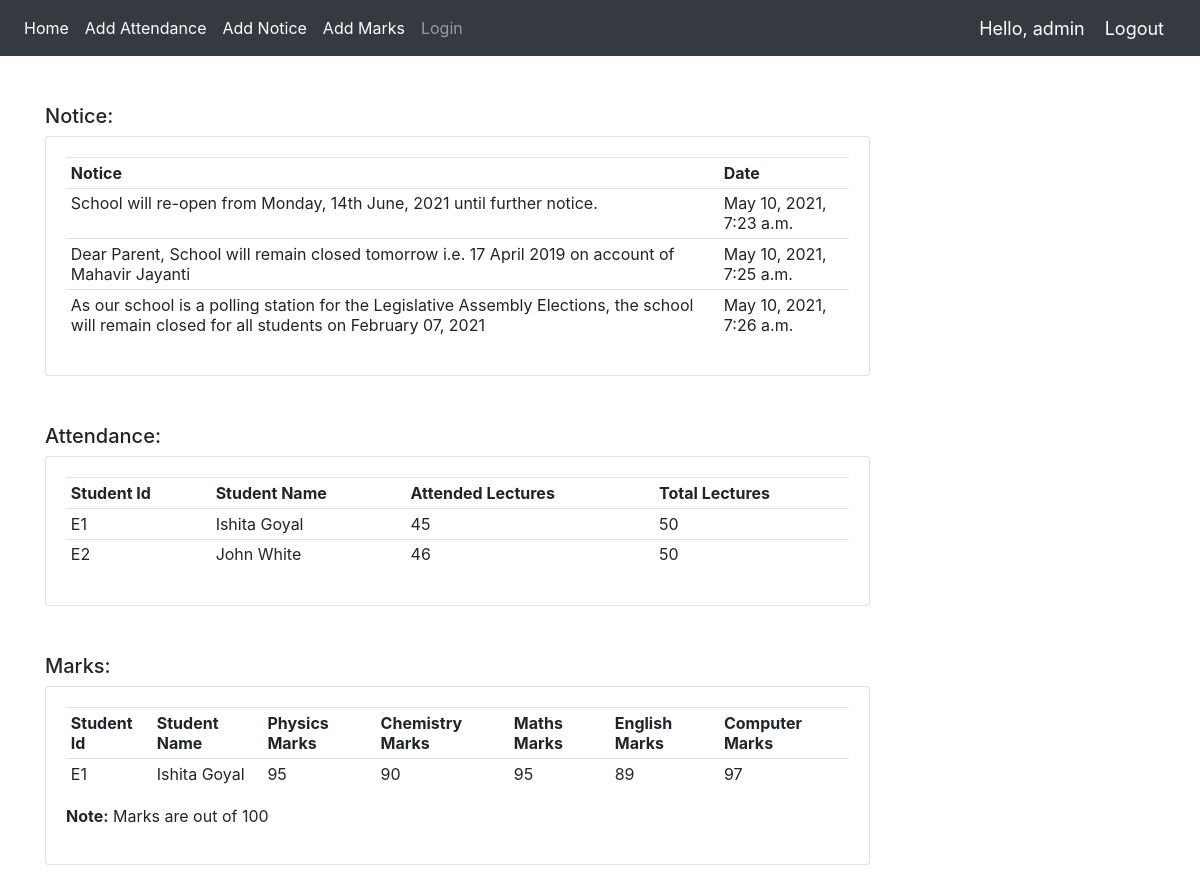
The app's page / (signed in) with its own data.
### app/models.py (models this page shows, shortened)
class Notice(models.Model):
    Message = models.CharField(max_length=200,null=True)
    date_created = models.DateTimeField(auto_now_add=True)

class Attendance(models.Model):
    StudentName = models.CharField(max_length=200,null=True)
    StudentId  = models.CharField(max_length=50,null=True)
    LecturesAttended = models.IntegerField(null=True)
    TotalLectures  = models.IntegerField(null=True)

class Marks(models.Model):
    StudentName = models.CharField(max_length=200,null=True)
    StudentId  = models.CharField(max_length=50,null=True)
    PhysicsMarks = models.IntegerField(null=True)
    ChemistryMarks  = models.IntegerField(null=True)
    MathsMarks  = models.IntegerField(null=True)
    EnglishMarks  = models.IntegerField(null=True)
    ComputerMarks  = models.IntegerField(null=True)

### app/views.py (the view)
# urls.py: 2. Add a URL to urlpatterns:  path('', views.home, name='home')
def home(request):
    notice = Notice.objects.all()
    attendance = Attendance.objects.all()
    marks = Marks.objects.all()
    context = {
        'notice':notice,
        'marks':marks,
        'attendance':attendance,
    }
    return render(request,'app/home.html',context)

### app/templates/app/home.html
{% extends 'app/Links.html' %}
{% block content %}
<div class="container ">
    <br><br>
<div class="row">
    <div class="col-md-9">
        <h5>Notice:</h5>
        <div class="card card-body">
            <table class="table table-sm">
                <tr>
                    <th>Notice</th>
                    <th>Date</th>
                </tr>
                {% for n in notice %}
                <tr>
                    <td>{{n.Message}} </td>
                    <td>{{n.date_created}} </td>
                </tr>
                {% endfor %}
            </table>
        </div>
    </div>
</div>
<br><br>
<div class="row">
	<div class="col-md-9">
		<h5>Attendance:</h5>
		<div class="card card-body">
			<table class="table table-sm">
				<tr>
					<th>Student Id</th>
					<th>Student Name</th>
					<th>Attended Lectures</th>
					<th>Total Lectures</th>
				</tr>
                {% for a in attendance %}
		        <tr>
                    <td>{{a.StudentId}} </td>
					<td>{{a.StudentName}} </td>
					<td>{{a.LecturesAttended}} </td>
					<td> {{a.TotalLectures}} </td>
				</tr>
				{% endfor %}
			</table>
		</div>
	</div>
</div>
<br><br>
<div class="row">
	<div class="col-md-9">
		<h5>Marks:</h5>
		<div class="card card-body">
			<table class="table table-sm">
				<tr>
					<th>Student Id</th>
					<th>Student Name</th>
					<th>Physics Marks</th>
                    <th>Chemistry Marks</th>
                    <th>Maths Marks</th>
                    <th>English Marks</th>
                    <th>Computer Marks</th>
				</tr>
                {% for m in marks %}
		        <tr>
                    <td>{{m.StudentId}} </td>
					<td>{{m.StudentName}} </td>
					<td>{{m.PhysicsMarks}} </td>
					<td>{{m.ChemistryMarks}} </td>
					<td>{{m.MathsMarks}} </td>
					<td>{{m.EnglishMarks}} </td>
					<td>{{m.ComputerMarks}} </td>
				</tr>
				{% endfor %}
			</table>
            <p> <b>Note:</b> Marks are out of 100</p>
		</div>
	</div>
</div>
{% endblock %}

### app/templates/app/navbar.html (shortened to what this page needs)
{% load static %}
<nav class="navbar navbar-expand-lg navbar-dark bg-dark">
  <div class="collapse navbar-collapse" id="navbarNav">
    <ul class="navbar-nav">
      <li class="nav-item active">
        <a class="nav-link" href="{% url 'home' %}">Home</a>
      </li>
      {% if request.user.is_staff %}
      <li class="nav-item active">
        <a class="nav-link" href="{% url 'addAttendance' %}">Add Attendance</a>
      </li>
      <li class="nav-item active">
        <a class="nav-link" href="{% url 'addNotice' %}">Add Notice</a>
      </li>
      <li class="nav-item active">
        <a class="nav-link" href="{% url 'addMarks' %}">Add Marks</a>
      </li>
      {% endif %}
      <li class="nav-item">
        <a class="nav-link" href="{% url 'login' %}">Login</a>
      </li>
    </ul>
  </div>
  {% if request.user.is_staff %}
  <span class="greet">Hello, {{request.user}}</span>
  <span ><a  class="greet" href="{% url 'logout' %}">Logout</a></span>
  {% endif %}
</nav>

### app/templates/app/navbar.html (style rules this page uses)
.greet { font-size: 18px; color: #fff; margin-right: 20px; }

### records on screen
Notice: Message "School will re-open from Monday, 14th June, 2021 until further notice.", date_created "May 10, 2021, 7:23 a.m."
Notice: Message "Dear Parent, School will remain closed tomorrow i.e. 17 April 2019 on account of Mahavir Jayanti", date_created "May 10, 2021, 7:25 a.m."
Notice: Message "As our school is a polling station for the Legislative Assembly Elections, the school will remain closed for all students on February 07, 2021", date_created "May 10, 2021, 7:26 a.m."
Attendance: StudentId "E1", StudentName "Ishita Goyal", LecturesAttended "45", TotalLectures "50"
Attendance: StudentId "E2", StudentName "John White", LecturesAttended "46", TotalLectures "50"
Marks: StudentId "E1", StudentName "Ishita Goyal", PhysicsMarks "95", ChemistryMarks "90", MathsMarks "95", EnglishMarks "89", ComputerMarks "97"

### other values on screen
{{ request.user }} "admin"
